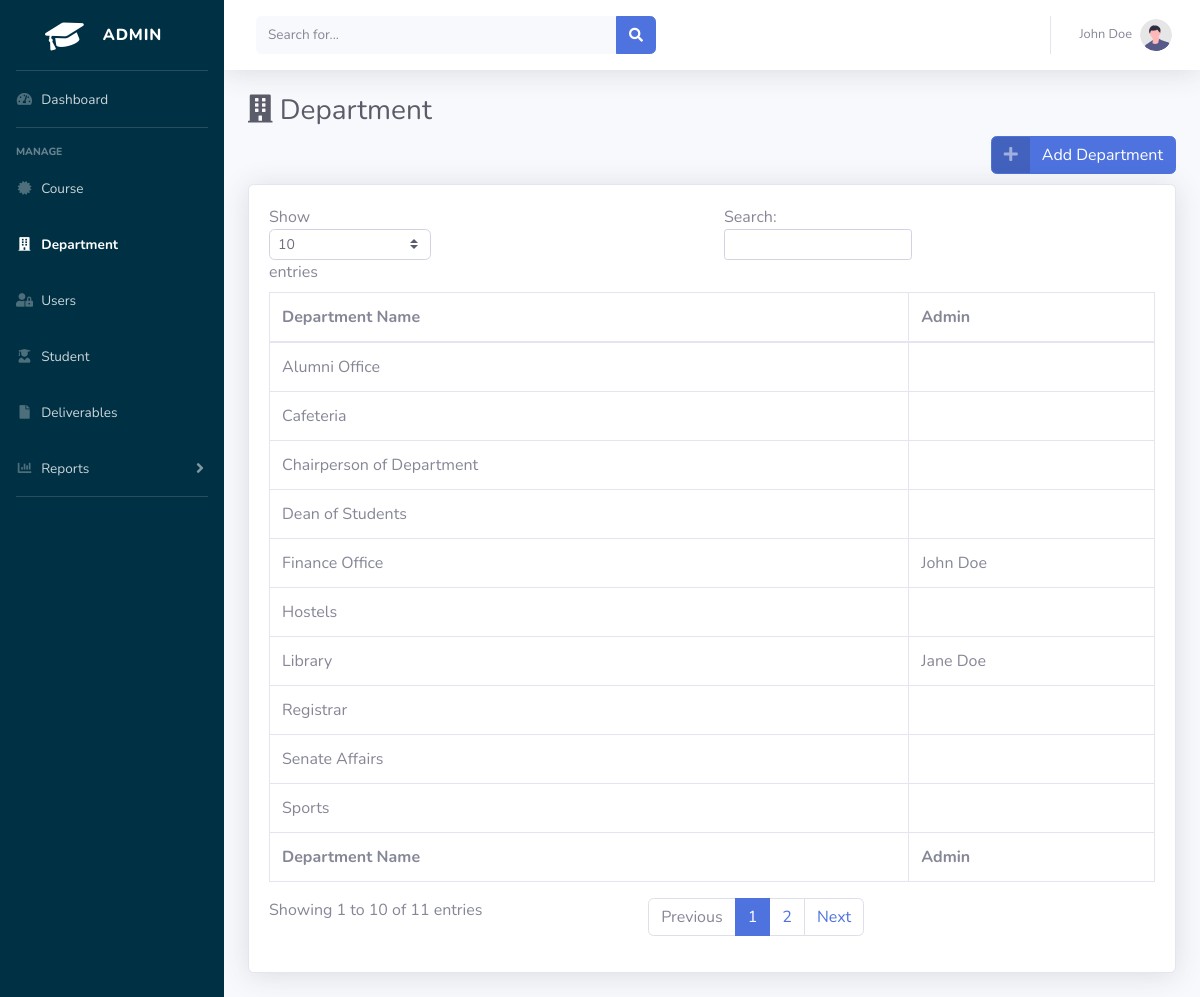
Screenshot of /admin/department.php with the database file from the repository.
### tables this page shows
CREATE TABLE `tbl_department` (
  `department_id` int(11) NOT NULL,
  `department_name` varchar(50) NOT NULL
);

CREATE TABLE `tbl_department_user` (
  `department_user_id` int(11) NOT NULL,
  `department_id` int(11) NOT NULL,
  `assigned_personnel` varchar(100) NOT NULL,
  `username` varchar(30) NOT NULL,
  `password` text NOT NULL,
  `account_status` int(1) NOT NULL,
  `email` varchar(30) NOT NULL,
  `phone_number` varchar(20) NOT NULL
);

### admin/department.php (the view, shortened to what this page needs)
<?php
include('../shared/connection.php');
?>
<!DOCTYPE html>
<html lang="en">
<head>
    <link href="../assets/vendor/fontawesome-free/css/all.min.css" rel="stylesheet" type="text/css">
    <link href="../assets/css/sb-admin-2.min.css" rel="stylesheet">
</head>
<body id="page-top">
    <div id="wrapper" style="background-color: #003043">
        <ul class="navbar-nav  sidebar sidebar-dark accordion" id="accordionSidebar">
            <a class="sidebar-brand d-flex align-items-center justify-content-center" href="index.php">
                <div class="sidebar-brand-icon rotate-n-15">
                    <i class="fas fa-graduation-cap"></i>
                </div>
                <div class="sidebar-brand-text mx-3">ADMIN</div>
            </a>
            <hr class="sidebar-divider my-0">
            <li class="nav-item">
                <a class="nav-link" href="index.php">
                    <i class="fas fa-fw fa-tachometer-alt"></i>
                    <span>Dashboard</span></a>
            </li>
            <hr class="sidebar-divider">
            <div class="sidebar-heading">
                Manage
            </div>
            <li class="nav-item">
                <a class="nav-link" href="course.php">
                    <i class="fas fa-fw fa-certificate"></i>
                    <span>Course</span></a>
            </li>
            <li class="nav-item active">
                <a class="nav-link" href="department.php">
                    <i class="fas fa-fw fa-building"></i>
                    <span>Department</span></a>
            </li>
            <li class="nav-item">
                <a class="nav-link" href="users.php">
                    <i class="fas fa-fw fa-user-lock"></i>
                    <span>Users</span></a>
            </li>
            <li class="nav-item">
                <a class="nav-link" href="student.php">
                    <i class="fas fa-fw fa-user-graduate"></i>
                    <span>Student</span></a>
            </li>
            <li class="nav-item">
                <a class="nav-link" href="deliverable.php">
                    <i class="fas fa-fw fa-file"></i>
                    <span>Deliverables</span></a>
            </li>
            <li class="nav-item">
                <a class="nav-link collapsed" href="#" data-toggle="collapse" data-target="#collapseUtilities"
                    aria-expanded="true" aria-controls="collapseUtilities">
                    <i class="fas fa-fw fa-chart-bar"></i>
                    <span>Reports</span>
                </a>
            </li>
            <hr class="sidebar-divider d-none d-md-block">
        </ul>
        <div id="content-wrapper" class="d-flex flex-column">
            <div id="content">
                <nav class="navbar navbar-expand navbar-light bg-white topbar mb-4 static-top shadow">
                    <form
                        class="d-none d-sm-inline-block form-inline mr-auto ml-md-3 my-2 my-md-0 mw-100 navbar-search">
                        <div class="input-group">
                            <input type="text" class="form-control bg-light border-0 small" placeholder="Search for..."
                                aria-label="Search" aria-describedby="basic-addon2">
                            <div class="input-group-append">
                                <button class="btn btn-primary" type="button">
                                    <i class="fas fa-search fa-sm"></i>
                                </button>
                            </div>
                        </div>
                    </form>
                    <ul class="navbar-nav ml-auto">
                        <li class="nav-item dropdown no-arrow">
                            <a class="nav-link dropdown-toggle" href="#" id="userDropdown" role="button"
                                data-toggle="dropdown" aria-haspopup="true" aria-expanded="false">
                                <span class="mr-2 d-none d-lg-inline text-gray-600 small">John Doe</span>
                                <img class="img-profile rounded-circle"
                                    src="../assets/img/undraw_profile.svg">
                            </a>
                        </li>
                    </ul>
                </nav>
                <div class="container-fluid">
                    <h1 class="h3 mb-2 text-gray-800"><i class="fas fa-building"></i> Department</h1>
                                    <a href="#" data-toggle="modal" data-target="#AddDepartmentModal" class="btn btn-primary btn-icon-split float-right">
                                        <span class="icon text-white-50">
                                            <i class="fas fa-plus"></i>
                                        </span>
                                        <span class="text">Add Department</span>
                                    </a><br><br>
                    <div class="card shadow mb-4">
                        <div class="card-body">
                            <div class="table-responsive">
                                <table class="table table-bordered" id="dataTable" width="100%" cellspacing="0">
                                    <thead>
                                        <tr>
                                            <th>Department Name</th>
                                            <th>Admin</th>
                                        </tr>
                                    </thead>
                                    <tfoot>
                                        <tr>
                                            <th>Department Name</th>
                                            <th>Admin   </th>
                                        </tr>
                                    </tfoot>
                                    <tbody>
                                        <?php
                                        $sql = "SELECT * FROM `tbl_department`  \n"
                                            . "ORDER BY `tbl_department`.`department_id` ASC;";
                                        $records=mysqli_query($con,$sql);
                                        while($row=mysqli_fetch_assoc($records)){
                                            $index = $row['department_id'];
                                            $name = $row['department_name'];
                                            $sql="SELECT * FROM tbl_department_user WHERE department_id=$index";
                                            $user_records=mysqli_query($con,$sql);
                                            $user_info=mysqli_fetch_assoc($user_records);
                                            if(is_null($user_info)){
                                                $user_name = "";
                                            }else{
                                            $user_name = $user_info['assigned_personnel'];
                                            }
                                            echo"<tr>
                                            <td>$name
                                            </td>
                                            <td>$user_name</td>
                                            </tr>";
                                        }
                                            ?>
                                    </tbody>
                                </table>
                            </div>
                        </div>
                    </div>
                </div>
            </div>
        </div>
    </div>
</body>
</html>

### rows the page displays
tbl_department: department_name "Finance Office", tbl_department_user.assigned_personnel "John Doe"
tbl_department: department_name "Library", tbl_department_user.assigned_personnel "Jane Doe"
tbl_department: department_name "Registrar"
tbl_department: department_name "Chairperson of Department"
tbl_department: department_name "Alumni Office"
tbl_department: department_name "Hostels"
tbl_department: department_name "Cafeteria"
tbl_department: department_name "Sports"
tbl_department: department_name "Dean of Students"
tbl_department: department_name "Senate Affairs"
